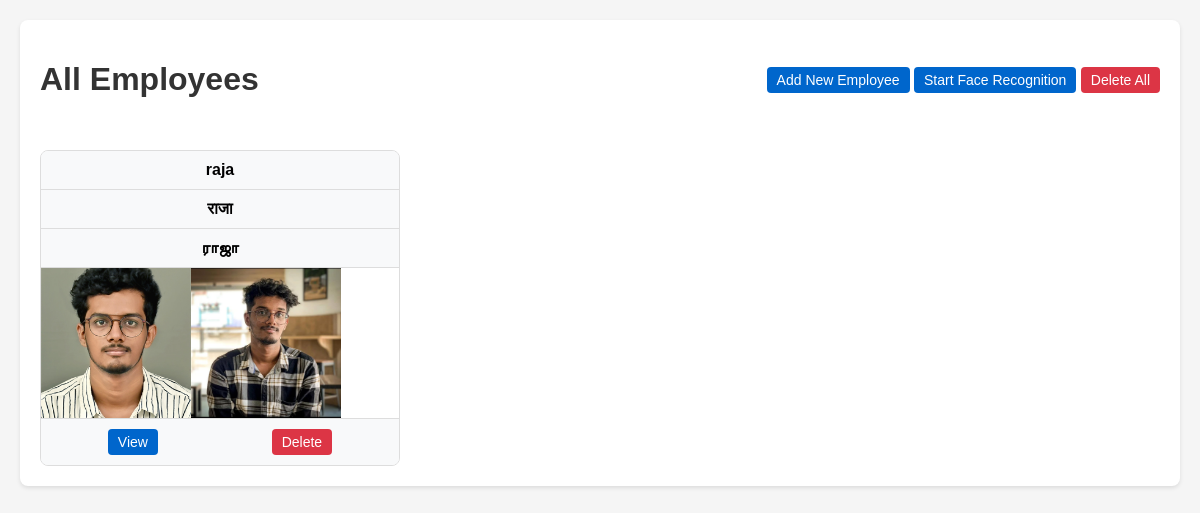
The app's page /viewUser/12 with its own data.
### tables this page shows
CREATE TABLE employees (
                id INTEGER PRIMARY KEY AUTOINCREMENT,
                name TEXT NOT NULL,
                hindi_name TEXT,
                tamil_name TEXT,
                photo_path TEXT NOT NULL,
                photo_path2 TEXT NOT NULL

            );

### main.py (the view)
@app.get("/viewUser/{id}", response_class=HTMLResponse)
async def view_user(request: Request, id: int):
    employee = get_employee(DB_NAME, id)
    if not employee:
        raise HTTPException(status_code=404, detail=f"User with ID {id} not found")
    emp_id, name, photo_path, photo_path2,hindi_name ,tamil_name = employee
    return templates.TemplateResponse(
        "showUser-c.html",
        {
            "request": request,
            "id": emp_id,
            "name": name,
            "photopath": photo_path.replace("uploads/", ""),
            "photopath2": photo_path2.replace("uploads/", ""),
            "hindi_name":hindi_name,
            "tamil_name":tamil_name
        }
    )

### templates/showUser-c.html (shortened to what this page needs)
<!DOCTYPE html>
<html>
  <head>
  </head>
  <body>
    <div class="container">
      <div class="header-actions">
        <h1>All Employees</h1>
        <div>
          <a href="/upload/" class="btn btn-primary">Add New Employee</a>
          {% if name %}
          <a
            href="/detectFrame/"
            class="btn btn-primary"
            onclick="alert('Starting face recognition. Press Enter to exit when finished.')"
            >Start Face Recognition</a
          >
          <a
            href="/delAllUser/"
            class="btn btn-danger"
            onclick="return confirm('Are you sure you want to delete ALL employees?')"
            >Delete All</a
          >
          {% endif %}
        </div>
      </div>
      {% if name %}
      <div class="employee-grid">
        <div class="employee-card">
          <div class="employee-name">{{ name }}</div>
          <div class="employee-name">{{ hindi_name }}</div>
          <div class="employee-name">{{ tamil_name }}</div>
          <div class="photos">
            <img
              src="/uploads/{{ name }}//1.jpeg"
              alt="Photo 1"
              class="photo"
            />
            <img
              src="/uploads/{{ name }}//2.jpeg"
              alt="Photo 2"
              class="photo"
            />
          </div>
          <div class="actions">
            <a href="/viewUser/{{ id }}" class="btn btn-primary">View</a>
            <a
              href="/delUser/{{ id }}"
              class="btn btn-danger"
              onclick="return confirm('Are you sure you want to delete this employee?')"
              >Delete</a
            >
          </div>
        </div>
      </div>
      {% else %}
      <div class="no-employees">
        <p>No employees found in the database.</p>
        <p>Use the "Add New Employee" button to get started.</p>
      </div>
      {% endif %}
    </div>
  </body>
</html>

### templates/showUser-c.html (style rules this page uses)
body { font-family: Arial, sans-serif; margin: 0; padding: 20px; background-color: #f5f5f5; }
.container { max-width: 1200px; margin: 0 auto; background-color: white; padding: 20px; border-radius: 8px; box-shadow: 0 2px 4px rgba(0, 0, 0, 0.1); }
h1 { color: #333; text-align: center; }
.employee-grid { display: grid; grid-template-columns: repeat(auto-fill, minmax(300px, 1fr)); gap: 20px; margin-top: 30px; }
.employee-card { border: 1px solid #ddd; border-radius: 8px; overflow: hidden; transition: transform 0.3s ease; }
.employee-name { padding: 10px; background-color: #f8f9fa; text-align: center; font-weight: bold; border-bottom: 1px solid #ddd; }
.photos { display: flex; overflow-x: auto; }
.photo { width: 150px; height: 150px; object-fit: cover; }
.actions { display: flex; justify-content: space-around; padding: 10px; background-color: #f8f9fa; border-top: 1px solid #ddd; }
.btn { padding: 5px 10px; border: none; border-radius: 4px; cursor: pointer; text-decoration: none; font-size: 14px; }
.btn-primary { background-color: #0066cc; color: white; }
.btn-danger { background-color: #dc3545; color: white; }
.header-actions { display: flex; justify-content: space-between; align-items: center; margin-bottom: 20px; }

### records on screen
employees: name "raja", hindi_name "राजा", tamil_name "ராஜா", name (picture)
